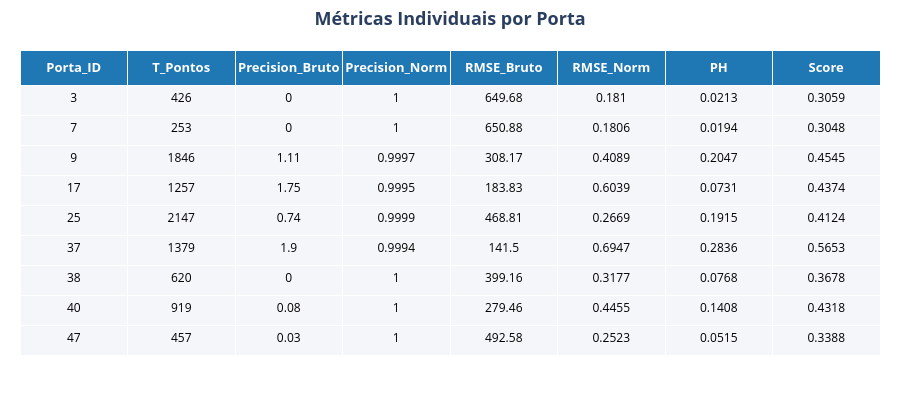

The notebook cell this image was saved under:
### Markdown cell above
### Score e tabela com valores

### Code cell
from Score import calcular_score
from Visualizacao_tabela import gerar_tabelas_plotly

calcular_score(df_resultados, alpha_peso=2.0)
# gerar_tabelas_plotly(df_resultados, ids_teste)

### Figure 1 — Plotly figure (JSON) as saved in the notebook; plotly's stock layout.template omitted (floating-point values rounded to 4 significant figures)
{"data": [{"cells": {"align": "center", "fill": {"color": "#f5f6fa"}, "font": {"color": "black", "size": 12}, "height": 30, "values": [[3, 7, 9, 17, 25, 37, 38, 40, 47], [426, 253, 1846, 1257, 2147, 1379, 620, 919, 457], [0, 0, 1.11, 1.75, 0.74, 1.9, 0, 0.08, 0.03], [1, 1, 0.9997, 0.9995, 0.9999, 0.9994, 1, 1, 1], [649.7, 650.9, 308.2, 183.8, 468.8, 141.5, 399.2, 279.5, 492.6], [0.181, 0.1806, 0.4089, 0.6039, 0.2669, 0.6947, 0.3177, 0.4455, 0.2523], [0.0213, 0.0194, 0.2047, 0.0731, 0.1915, 0.2836, 0.0768, 0.1408, 0.0515], [0.3059, 0.3048, 0.4545, 0.4374, 0.4124, 0.5653, 0.3678, 0.4318, 0.3388]]}, "header": {"align": "center", "fill": {"color": "#1f77b4"}, "font": {"color": "white", "size": 13}, "height": 35, "values": ["<b>Porta_ID</b>", "<b>T_Pontos</b>", "<b>Precision_Bruto</b>", "<b>Precision_Norm</b>", "<b>RMSE_Bruto</b>", "<b>RMSE_Norm</b>", "<b>PH</b>", "<b>Score</b>"]}, "type": "table"}], "layout": {"height": 400, "margin": {"b": 20, "l": 20, "r": 20, "t": 50}, "title": {"font": {"size": 18}, "text": "<b>Métricas Individuais por Porta</b>", "x": 0.5}}}
